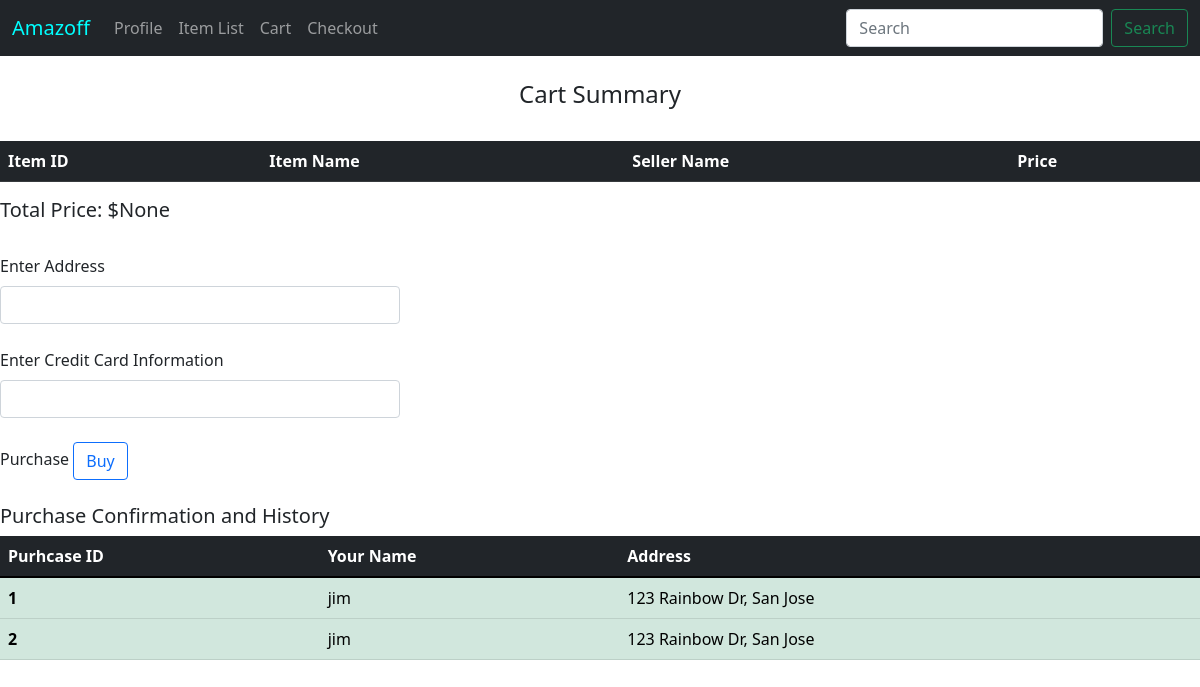
The page /checkout/ (signed in) on the database its author committed.
### app/models.py (models this page shows, shortened)
class CheckoutInfo(db.Model):
    id = db.Column(db.Integer, primary_key = True)
    buyer = db.Column(db.String(64), db.ForeignKey('user.username'))
    address = db.Column(db.String(64))
    ccNumber = db.Column(db.Integer)

### app/routes.py (the view, shortened to what this page needs)
@myapp_obj.route('/checkout/', methods = ["GET", "POST"])
def buyItems():
    return render_template('shipping.html', buyInfo=CheckoutInfo.query.filter_by(buyer = current_user.username), items = CartItem.query.all(), total_price = (CartItem.query.with_entities(sql.func.sum(CartItem.price))).scalar())

### app/models.py
class SearchForm(FlaskForm):
    searched = StringField("Searched", validators = [DataRequired()])
    submit = SubmitField("Submit")

### app/__init__.py (called while the page is built)
@login.user_loader
def load_user(user_id):
	return User.query.get(int(user_id))

### app/routes.py (called while the page is built)
@myapp_obj.context_processor
def base():
    form = SearchForm()
    return dict(form = form)

### app/templates/shipping.html (shortened to what this page needs)
{% extends 'base.html' %}
    {% block body %}
        <form action = '#' method = "POST">
            <div class = "text-center">
                <br> <h4> Cart Summary </h4>
                <br>
            </div>
            <table class = "table">
                <thead class = "table-dark">
                    <tr>
                        <th> Item ID </th>
                        <th> Item Name </th>
                        <th> Seller Name </th>
                        <th> Price </th>
                    </tr>
                </thead>
            </table>
            <h5> Total Price: ${{total_price}} </h5>
            <br>
            <div class = "form-group">
                <div class = "col-md-4">
                    <label class = "form-label"> Enter Address </label>
                    <input type = "text" class = "form-control" name = "address"> <br>
                    <label class = "form-label"> Enter Credit Card Information </label>
                    <input type = "number" class = "form-control" name = "number">
                </div>
            </div>
            <br>
            <label class = "form-label"> Purchase </label>
            <button type = "submit" class = "btn btn-outline-primary" name = "submit" value = "Buy"> Buy </button> <br>
            <br>
            <h5> Purchase Confirmation and History </h5>
            <table class = "table table-success">
                <thead class = "table-dark">
                    <th> Purhcase ID </th>
                    <th> Your Name </th>
                    <th> Address </th>
                </thead>
                <tbody>
                    {% for info in buyInfo %}
                        <tr>
                            <th scope = "row"> {{info.id}} </th>
                            <td> {{info.buyer}} </td>
                            <td> {{info.address}} </td>
                        </tr>
                    {% endfor %}
                </tbody>
            </table>
        </form> <br>
    </body>
    {% endblock %}

### rows shown on the page
CheckoutInfo: id "1", buyer "jim", address "123 Rainbow Dr, San Jose"
CheckoutInfo: id "2", buyer "jim", address "123 Rainbow Dr, San Jose"

### other values the page prints
{{ total_price }} "None"
